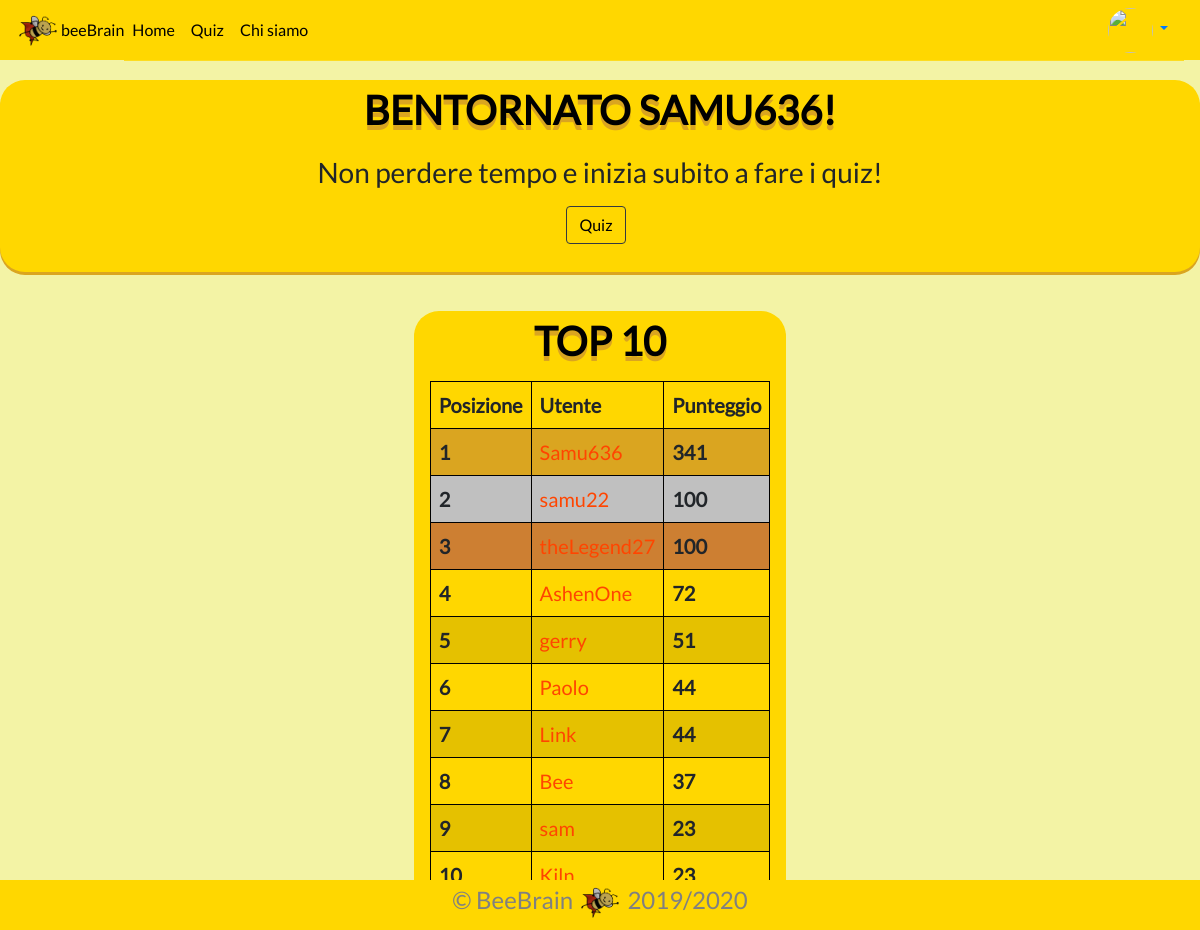
The app's page /index.php?login=success (signed in) with its own data.
### tables this page shows
CREATE TABLE `users` (
  `idUsers` int NOT NULL,
  `username` tinytext NOT NULL,
  `emailUsers` tinytext NOT NULL,
  `pwdUsers` longtext NOT NULL,
  `image` varchar(100) DEFAULT NULL,
  `totalPoints` int DEFAULT NULL,
  `quizDone` int DEFAULT NULL,
  `mediaPoints` float DEFAULT NULL,
  `risposteCorr` int DEFAULT NULL,
  `risposteErr` int DEFAULT NULL
);

### index.php (the view, shortened to what this page needs)
<?php
  require './dbhandler.php';
?>
<!DOCTYPE html>
<html lang="it" id="html-index">
  <head>
    <link href="../css/bootstrap.min.css" rel="stylesheet" />
    <link rel="stylesheet" type="text/css" href="prova.css" />
    <html>
  <head>
  </head>
</html>
  </head>
  <body class="text-center" id="body-index">
    <header>
      <?php
        include("./navbar/navbar.php");
      ?>
    </header>
    <main class="content">
      <div class="introduzione">
        <?php
        if (isset($_SESSION['userId'])){
          echo "<p class='welcome'>Bentornato "; echo $_SESSION['username']; echo "! <p>
          <h3>
            Non perdere tempo e inizia subito a fare i quiz!
          </h3>
          <a class='btn btn-outline-dark my-2 mr-sm-2' href='/Quiz/categorie.php'
            >Quiz</a
          >
        </div>
        <br>";
        }
        ?>
      <?php
          echo "<div class='tablecontainer'>
          <p class='leaderboard-header'>Top 10</p>";
          echo "<table>
                  <tr>
                    <td class='header-in-table'>Posizione</td>
                    <td class='header-in-table'>Utente</td>
                    <td class='header-in-table'>Punteggio</td>
                  </tr>";
      $rank=1;
      $sql = "SELECT username, mediaPoints FROM users ORDER BY mediaPoints DESC LIMIT 10";
      $stmt = mysqli_stmt_init($dbConnect);
      if(!mysqli_stmt_prepare($stmt, $sql)){
        header("Location: ../index.php?error=sqlerror");
        exit();
      }
      else{
        mysqli_execute($stmt);
        $res = mysqli_stmt_get_result($stmt);
        while ($row = mysqli_fetch_assoc($res)) {
          echo "<tr>";
            echo "<td class='rank-in-table'>{$rank}</td>
                  <td><a class='link-in-table' href='/user/statisticheutenti.php?user=".$row['username']."'>{$row['username']}<a></td>
                  <td class='points-in-table'>{$row['mediaPoints']}</td>";
          echo "</tr>";
            $rank++;
        }
      }
      echo "</table>";
      echo "</div>";
      ?>
    </main>
    <div id="lowerbar"></div>
  </body>
</html>

### navbar/navbar.php (shortened to what this page needs)
<html>
<div id="navbar">
    <link href="../css/bootstrap.min.css" rel="stylesheet" />
    <link rel="stylesheet" type="text/css" href="/prova.css" />
    <nav class="navbar navbar-expand-lg" style="background-color: gold;">
        <img src="/game/grafica/flappyBee.png" width="45" height="45" alt="">
        <a class="beeBrain-navbar" href="#">beeBrain</a>
        <div class="collapse navbar-collapse" id="navbarTop">
        <div class="navbar-nav mr-auto">
            <a class="nav-item nav-link" href="/index.php"
            >Home <span class="sr-only">(current)</span></a
            >
            <a class="nav-item nav-link" href="/Quiz/categorie.php">Quiz</a>
            <a class="nav-item nav-link" href="/AboutUs/aboutus.php">Chi siamo</a>
        </div>
        <?php
            if (isset($_SESSION['userId'])){
                if($_SESSION['image'] == NULL){
                    $imagepath = "Userblack.png";
                }else{
                    $imagepath = $_SESSION['image'];
                }
            echo '<div class="nav-item dropdown">
            <a class="nav-link dropdown-toggle" id="userDropdown" href="#"  role="button" data-toggle="dropdown" aria-haspopup="true" aria-expanded="false">
                <img  class="navbar-user-image"src="/user/image/'.$imagepath.'" width="45" height="45" alt="">
            </a>
            <div class="dropdown-menu" aria-labelledby="navbarDropdown">
                <a class="dropdown-item" href="/user/statistiche.php">Statistiche</a>
                <a class="dropdown-item" href="/user/impostazioni.php">Impostazioni</a>
                <a class="dropdown-item" href="/user/contattaci.php">Contattaci</a>
                <div class="dropdown-divider"></div>
                <form action="/loginPage/logout.php"> <button type="submit" name="logout-submit logo-dropdown" class="dropdown-item">Logout</form></button></form>
            </div>
            </div>';
            }
        ?>
        </div>
    </nav>
</div>
</html>

### prova.css (style rules this page uses)
html, body { width: 100%; height: 100%; margin: 0 auto; text-align: center; }
main { height: 100%; }
html * { font-family: lato !important; }
.navbar-user-image { border-radius: 50%; }
.navbar { height: 60px; }
.beeBrain-navbar { color: black; }
.nav-item.nav-link:link { color: black; }
.btn.btn-outline-dark { color: black; }
.navbar-collapse { background-color: rgba(255, 215, 0, 0.8); }
#userDropdown { margin-bottom: 0px; }
#html-index, #body-index { background-color: rgb(243, 243, 165); }
.introduzione { width: 50%; margin: 0 auto; width: 1200px; border-radius: 25px; background-color: gold; box-shadow: 0px 3px 0px 0px goldenrod; padding-bottom: 20px; margin-top: 20px; }
.welcome, .leaderboard-header { margin-bottom: 10px; text-shadow: 0px 5px goldenrod; text-align: center; text-transform: uppercase; font-size: 40px; font-weight: 700; color: black; }
.tablecontainer { background-color: gold; box-shadow: 0px 3px 0px 0px goldenrod; width: fit-content; display: inline-block; margin-top: 15px; border-radius: 25px; }
table { padding-left: 16px; padding-right: 16px; border-collapse: collapse; display: inline-block; width: fit-content; }
.header-in-table { font-weight: 700; }
.link-in-table { color: orangered; }
.rank-in-table { font-weight: 700; }
.points-in-table { font-weight: 700; }
td, th { border: 1px solid black; text-align: left; padding: 8px; font-size: 20px; }
tr:nth-child(2) { background-color: goldenrod; }
tr:nth-child(3) { background-color: silver; }
tr:nth-child(4) { background-color: #cd7f32; }
tr:nth-child(6), tr:nth-child(8), tr:nth-child(10) { background-color: rgba(0, 0, 0, 0.1); }

### records on screen
users: username "Samu636", mediaPoints "341"
users: username "samu22", mediaPoints "100"
users: username "theLegend27", mediaPoints "100"
users: username "AshenOne", mediaPoints "72"
users: username "gerry", mediaPoints "51"
users: username "Paolo", mediaPoints "44"
users: username "Link", mediaPoints "44"
users: username "Bee", mediaPoints "37"
users: username "sam", mediaPoints "23"
users: username "Kiln", mediaPoints "23"

### other values on screen
$_SESSION['username'] "SAMU636"
